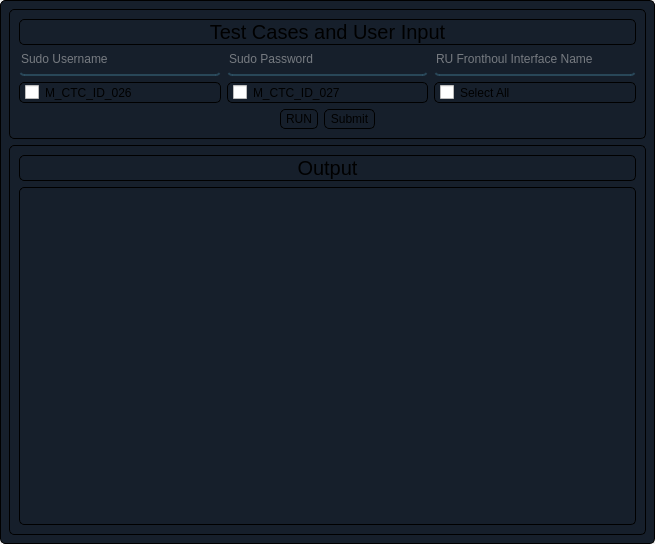
<?xml version="1.0" encoding="UTF-8"?>
<ui version="4.0">
 <class>RU_Config</class>
 <widget class="QMainWindow" name="RU_Config">
  <property name="geometry">
   <rect>
    <x>0</x>
    <y>0</y>
    <width>655</width>
    <height>544</height>
   </rect>
  </property>
  <property name="windowTitle">
   <string>MainWindow</string>
  </property>
  <widget class="QWidget" name="newWindow">
   <property name="styleSheet">
    <string notr="true">*{
	border:1px solid whilte;
	border-radius:5px;
}
#newWindow,#consoleEdit{
	background-color: #161f2b;
}
QCheckBox, QPushButton{
	padding:2px 5px;
}
QLineEdit{background-color: rgba(0,0,0,0);
	border:none;
	border-bottom:2px solid rgba(46,82,101,200);
	color: rgb(214, 214, 214);
	padding-bottom:7px;
}
#buttons{
	border:none;
}</string>
   </property>
   <layout class="QVBoxLayout" name="verticalLayout">
    <item>
     <widget class="QFrame" name="InputFrame">
      <property name="frameShape">
       <enum>QFrame::StyledPanel</enum>
      </property>
      <property name="frameShadow">
       <enum>QFrame::Raised</enum>
      </property>
      <layout class="QGridLayout" name="gridLayout">
       <item row="1" column="1">
        <widget class="QLineEdit" name="sudopswrd">
         <property name="placeholderText">
          <string>Sudo Password</string>
         </property>
        </widget>
       </item>
       <item row="0" column="0" colspan="3">
        <widget class="QLabel" name="InputLabel">
         <property name="font">
          <font>
           <pointsize>15</pointsize>
          </font>
         </property>
         <property name="text">
          <string>Test Cases and User Input</string>
         </property>
         <property name="alignment">
          <set>Qt::AlignCenter</set>
         </property>
        </widget>
       </item>
       <item row="5" column="1">
        <widget class="QCheckBox" name="TC_027">
         <property name="text">
          <string>M_CTC_ID_027</string>
         </property>
        </widget>
       </item>
       <item row="5" column="2">
        <widget class="QCheckBox" name="S_all">
         <property name="text">
          <string>Select All</string>
         </property>
        </widget>
       </item>
       <item row="1" column="0">
        <widget class="QLineEdit" name="sudouser">
         <property name="placeholderText">
          <string>Sudo Username</string>
         </property>
        </widget>
       </item>
       <item row="5" column="0">
        <widget class="QCheckBox" name="TC_026">
         <property name="styleSheet">
          <string notr="true"/>
         </property>
         <property name="text">
          <string>M_CTC_ID_026</string>
         </property>
        </widget>
       </item>
       <item row="1" column="2">
        <widget class="QLineEdit" name="fronhaulInterface">
         <property name="alignment">
          <set>Qt::AlignLeading|Qt::AlignLeft|Qt::AlignVCenter</set>
         </property>
         <property name="placeholderText">
          <string>RU Fronthoul Interface Name</string>
         </property>
        </widget>
       </item>
       <item row="6" column="0" colspan="3" alignment="Qt::AlignHCenter">
        <widget class="QFrame" name="buttons">
         <property name="frameShape">
          <enum>QFrame::StyledPanel</enum>
         </property>
         <property name="frameShadow">
          <enum>QFrame::Raised</enum>
         </property>
         <layout class="QHBoxLayout" name="horizontalLayout">
          <property name="leftMargin">
           <number>0</number>
          </property>
          <property name="topMargin">
           <number>0</number>
          </property>
          <property name="rightMargin">
           <number>0</number>
          </property>
          <property name="bottomMargin">
           <number>0</number>
          </property>
          <item>
           <widget class="QPushButton" name="runButton">
            <property name="text">
             <string>RUN</string>
            </property>
            <property name="icon">
             <iconset resource="resource.qrc">
              <normaloff>:/icons/icons/play.svg</normaloff>:/icons/icons/play.svg</iconset>
            </property>
           </widget>
          </item>
          <item>
           <widget class="QPushButton" name="submitBtn">
            <property name="text">
             <string>Submit</string>
            </property>
            <property name="icon">
             <iconset resource="resource.qrc">
              <normaloff>:/icons/icons/zap.svg</normaloff>:/icons/icons/zap.svg</iconset>
            </property>
           </widget>
          </item>
         </layout>
        </widget>
       </item>
      </layout>
     </widget>
    </item>
    <item>
     <widget class="QFrame" name="OutputFrame">
      <property name="frameShape">
       <enum>QFrame::StyledPanel</enum>
      </property>
      <property name="frameShadow">
       <enum>QFrame::Raised</enum>
      </property>
      <layout class="QVBoxLayout" name="verticalLayout_2">
       <item alignment="Qt::AlignTop">
        <widget class="QLabel" name="outputLabel">
         <property name="font">
          <font>
           <pointsize>15</pointsize>
          </font>
         </property>
         <property name="text">
          <string>Output</string>
         </property>
         <property name="alignment">
          <set>Qt::AlignCenter</set>
         </property>
        </widget>
       </item>
       <item>
        <widget class="QTextEdit" name="consoleEdit"/>
       </item>
      </layout>
     </widget>
    </item>
   </layout>
  </widget>
 </widget>
 <resources>
  <include location="resource.qrc"/>
 </resources>
 <connections/>
</ui>
